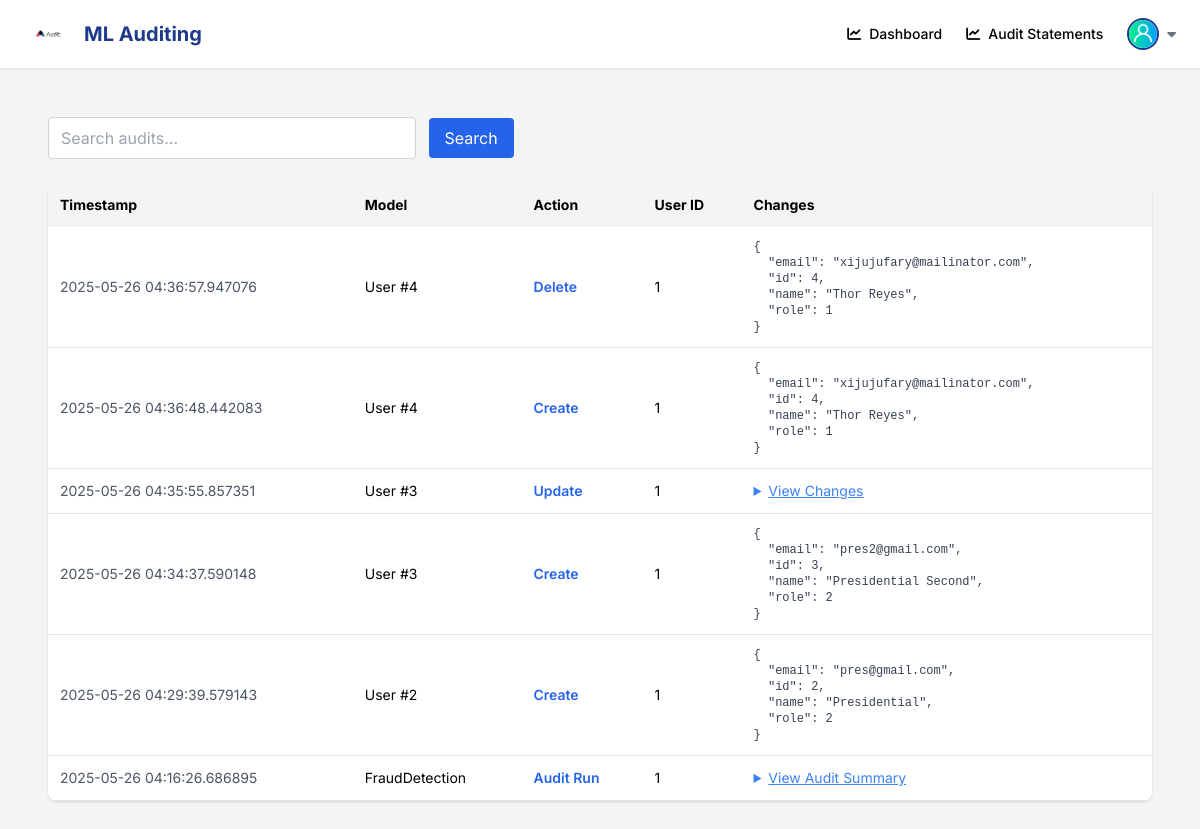
The app's page /audits (signed in), older data.
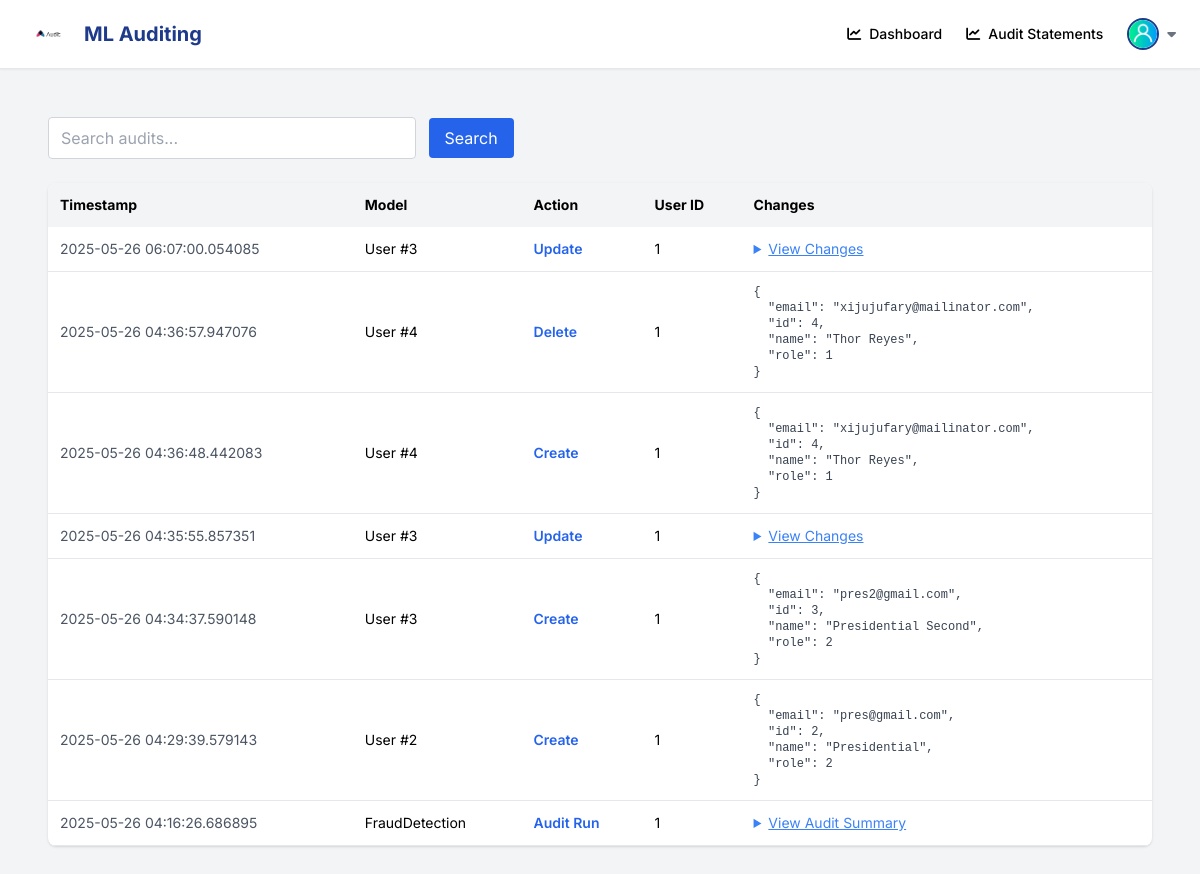
The same page, newer data.
### app/models.py (models this page shows, shortened)
class AuditLog(db.Model):
    id = db.Column(db.Integer, primary_key=True)
    model_name = db.Column(db.String(100))
    model_id = db.Column(db.Integer)
    action = db.Column(db.String(50))
    previous_data = db.Column(db.JSON)
    new_data = db.Column(db.JSON)
    timestamp = db.Column(db.DateTime, default=datetime.datetime.utcnow)
    user_id = db.Column(db.Integer, db.ForeignKey('user.id'))

### app/trail.py (the view)
@trail_bp.route('/audits', methods=['GET'])
@login_required
def trail():
    search_query = request.args.get('search', '').strip()
    query = AuditLog.query.order_by(AuditLog.timestamp.desc())
    if search_query:
        query = query.filter(
            (AuditLog.model_name.ilike(f'%{search_query}%')) |
            (AuditLog.action.ilike(f'%{search_query}%'))
        )
    audits_data = query.all()
    return render_template('trail.html', audit_logs=audits_data, search_query=search_query)

### app/templates/trail.html (shortened to what this page needs)
{% extends "base.html" %}
{% block content %}
<div class="max-w-7xl mx-auto p-6">
    <form method="get" class="mb-6">
        <input type="text" name="search" value="{{ search_query }}" placeholder="Search audits..."
               class="border border-gray-300 rounded px-3 py-2 w-1/3">
        <button class="ml-2 bg-blue-600 text-white px-4 py-2 rounded hover:bg-blue-700">Search</button>
    </form>
    <div class="overflow-x-auto bg-white shadow rounded-lg">
        <table class="min-w-full text-sm text-left">
            <thead class="bg-gray-100">
                <tr>
                    <th class="p-3">Timestamp</th>
                    <th class="p-3">Model</th>
                    <th class="p-3">Action</th>
                    <th class="p-3">User ID</th>
                    <th class="p-3">Changes</th>
                </tr>
            </thead>
            <tbody>
                {% for log in audit_logs %}
                <tr class="border-b hover:bg-gray-50">
                    <td class="p-3 text-gray-600">{{ log.timestamp }}</td>
                    <td class="p-3">{{ log.model_name }}{% if log.model_id %} #{{ log.model_id }}{% endif %}</td>
                    <td class="p-3 font-semibold text-blue-600 capitalize">{{ log.action.replace('_', ' ') }}</td>
                    <td class="p-3">{{ log.user_id or "System" }}</td>
                    <td class="p-3">
                        {% if log.action == 'update' %}
                            <details class="cursor-pointer">
                                <summary class="text-blue-500 underline">View Changes</summary>
                            </details>
                        {% elif log.action == 'create' %}
                            <pre class="text-xs text-gray-700">{{ log.new_data | tojson(indent=2) }}</pre>
                        {% elif log.action == 'delete' %}
                            <pre class="text-xs text-gray-700">{{ log.previous_data | tojson(indent=2) }}</pre>
                        {% elif log.action == 'audit_run' %}
                            <details class="cursor-pointer">
                                <summary class="text-blue-500 underline">View Audit Summary</summary>
                                    {% set data = log.new_data %}
                            </details>
                        {% endif %}
                    </td>
                </tr>
                {% endfor %}
            </tbody>
        </table>
    </div>
</div>
{% endblock %}

### app/templates/base.html (shortened to what this page needs)
<!DOCTYPE html>
<html lang="en">
<head>
  <script src="https://cdn.tailwindcss.com"></script>
</head>
<body class="bg-gray-100 min-h-screen">
    <nav class="sticky top-0 z-50 bg-white shadow-sm border-b">
        <div class="max-w-7xl mx-auto px-6 py-4 flex items-center justify-between">
            <div class="flex items-center space-x-3">
                <img src="{{ url_for('static', filename='images/auditlogo.png') }}" alt="Logo" class="h-9 w-auto" />
                <span class="text-xl font-bold text-[var(--primary)]">ML Auditing</span>
            </div>
            <div class="flex items-center space-x-6 text-sm font-medium">
                <a href="{{ url_for('auth.index') }}" class="flex items-center gap-2 hover:text-[var(--primary)] transition">
                    <i class="fas fa-chart-line"></i> Dashboard
                </a>
                {% if current_user.role == 2 %}
                    <a href="{{ url_for('audit.audit') }}" class="flex items-center gap-2 hover:text-[var(--primary)] transition">
                        <i class="fas fa-chart-line"></i> Audit Statements
                    </a>
                {% endif %}
                <div class="relative">
                    <button id="profile-btn" class="flex items-center focus:outline-none">
                        <img src="{{ url_for('static', filename='images/user1.png') }}" alt="User" class="h-8 w-8 rounded-full border-2 border-[var(--primary)]" />
                        <i class="fas fa-caret-down ml-2 text-gray-500"></i>
                    </button>
                </div>
            </div>
        </div>
    </nav>
    <main class="max-w-7xl mx-auto p-6 space-y-10">
        {% block content %}
        {% endblock %}
    </main>
</body>
</html>

### app/templates/base.html (style rules this page uses)
body { font-family: 'Inter', sans-serif; }
:root { --primary: #1E3A8A; }

Row changes from the older to the newer data that the page shows:
added AuditLog: timestamp "2025-05-26 06:07:00.054085", model_name "User", model_id "3", action.replace "Update", user "1"
